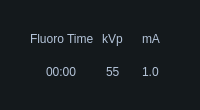
         <widget class="QWidget" name="widget_5" native="true">
          <property name="sizePolicy">
           <sizepolicy hsizetype="Preferred" vsizetype="Fixed">
            <horstretch>0</horstretch>
            <verstretch>0</verstretch>
           </sizepolicy>
          </property>
          <property name="minimumSize">
           <size>
            <width>0</width>
            <height>110</height>
           </size>
          </property>
          <property name="styleSheet">
           <string notr="true">QWidget
{
background:#14191C;
}</string>
          </property>
          <layout class="QHBoxLayout" name="horizontalLayout_5">
           <property name="spacing">
            <number>0</number>
           </property>
           <property name="leftMargin">
            <number>30</number>
           </property>
           <property name="topMargin">
            <number>30</number>
           </property>
           <property name="rightMargin">
            <number>30</number>
           </property>
           <property name="bottomMargin">
            <number>30</number>
           </property>
           <item>
            <layout class="QVBoxLayout" name="verticalLayout_8">
             <property name="spacing">
              <number>15</number>
             </property>
             <property name="leftMargin">
              <number>0</number>
             </property>
             <property name="topMargin">
              <number>0</number>
             </property>
             <item alignment="Qt::AlignHCenter">
              <widget class="QLabel" name="fluTimeLab">
               <property name="styleSheet">
                <string notr="true">QLabel
{
font: 14px &quot;Microsoft YaHei&quot;;
color:rgba(180,196,217,1);
}</string>
               </property>
               <property name="text">
                <string>Fluoro Time</string>
               </property>
              </widget>
             </item>
             <item alignment="Qt::AlignHCenter">
              <widget class="QLabel" name="fluTimeValue">
               <property name="styleSheet">
                <string notr="true">QLabel
{
font: 18px &quot;Microsoft YaHei&quot;;
color:rgba(180,196,217,1);
}</string>
               </property>
               <property name="text">
                <string>00:00</string>
               </property>
              </widget>
             </item>
            </layout>
           </item>
           <item>
            <layout class="QVBoxLayout" name="verticalLayout_7">
             <property name="spacing">
              <number>15</number>
             </property>
             <item alignment="Qt::AlignHCenter">
              <widget class="QLabel" name="kvpLab">
               <property name="styleSheet">
                <string notr="true">QLabel
{
font: 14px &quot;Microsoft YaHei&quot;;
color:rgba(180,196,217,1);
}</string>
               </property>
               <property name="text">
                <string>kVp</string>
               </property>
              </widget>
             </item>
             <item alignment="Qt::AlignHCenter">
              <widget class="QLabel" name="kvpValue">
               <property name="styleSheet">
                <string notr="true">QLabel
{
font: 18px &quot;Microsoft YaHei&quot;;
color:rgba(180,196,217,1);
}</string>
               </property>
               <property name="text">
                <string>55</string>
               </property>
              </widget>
             </item>
            </layout>
           </item>
           <item>
            <layout class="QVBoxLayout" name="verticalLayout_6">
             <property name="spacing">
              <number>15</number>
             </property>
             <item alignment="Qt::AlignHCenter">
              <widget class="QLabel" name="maLab">
               <property name="styleSheet">
                <string notr="true">QLabel
{
font: 14px &quot;Microsoft YaHei&quot;;
color:rgba(180,196,217,1);
}</string>
               </property>
               <property name="text">
                <string>mA</string>
               </property>
              </widget>
             </item>
             <item alignment="Qt::AlignHCenter">
              <widget class="QLabel" name="maValue">
               <property name="styleSheet">
                <string notr="true">QLabel
{
font: 18px &quot;Microsoft YaHei&quot;;
color:rgba(180,196,217,1);
}</string>
               </property>
               <property name="text">
                <string>1.0</string>
               </property>
              </widget>
             </item>
            </layout>
           </item>
          </layout>
         </widget>
